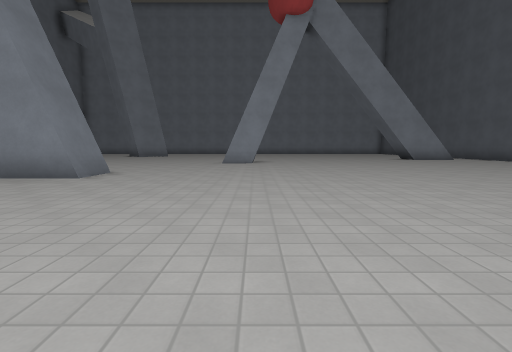
[1] (above)

22 first-person views from a walk through a Godot game level. The camera is 1.2 m above the floor, tilts 6° down and sees 85° across. The floor is counted in squares, 1.98 m on a side. Each view is taken from the middle of a square. On the plan, view 1 faces up. The plan holds only what a view shows up to about 9 squares ahead; the rest is blank. Characters and animated objects are left out. Surface patterns are stand-ins for the level's own textures.

[2]
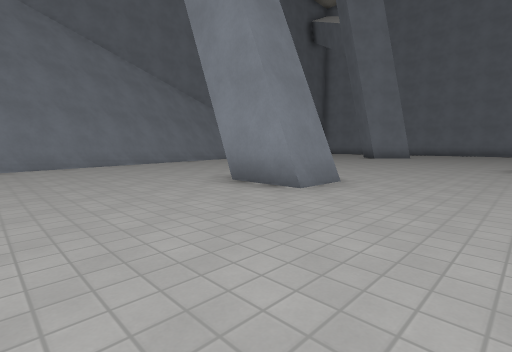

[3]
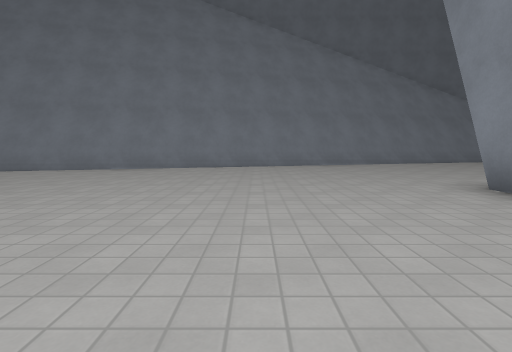

[4]
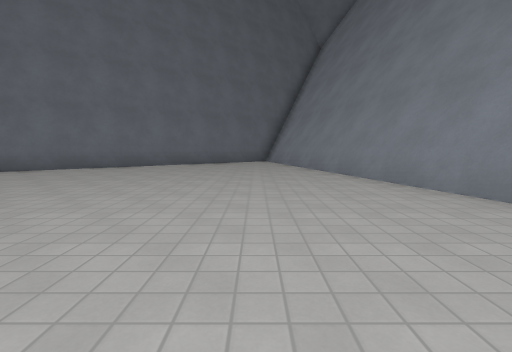

[5]
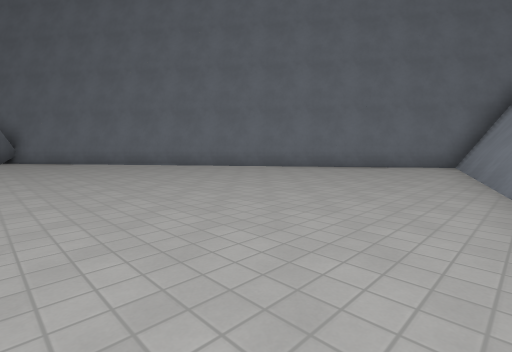

[6]
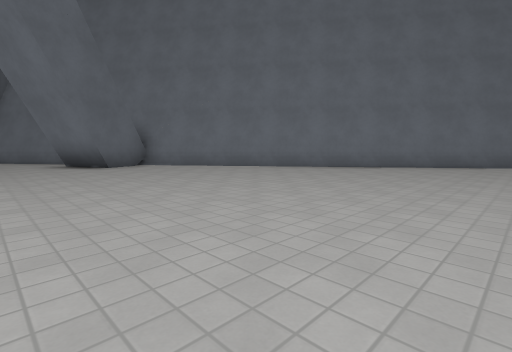

[7]
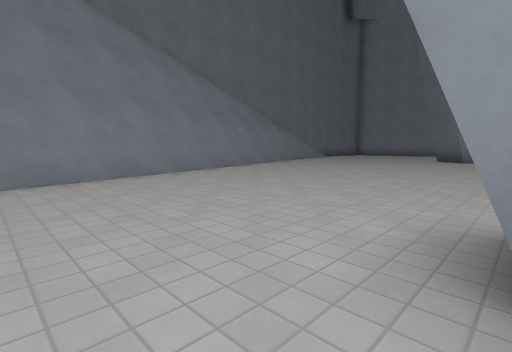

[8]
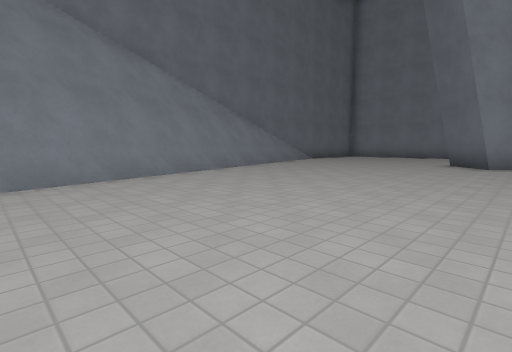

[9]
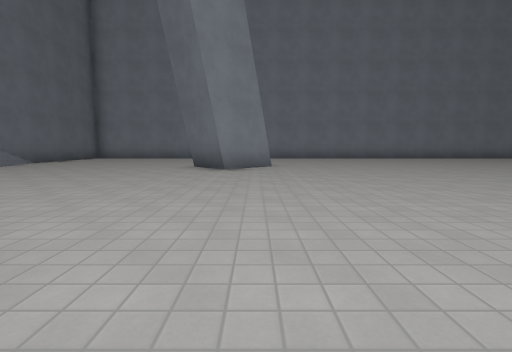

[10]
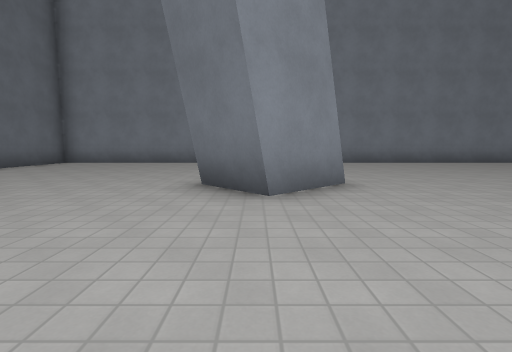

[11]
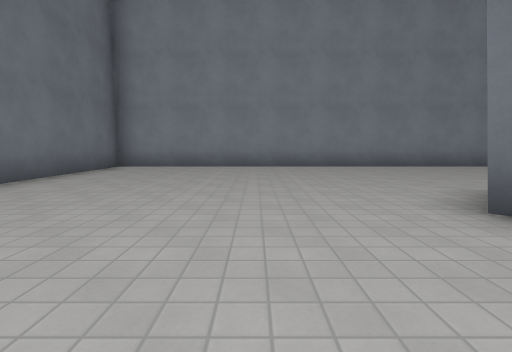

[12]
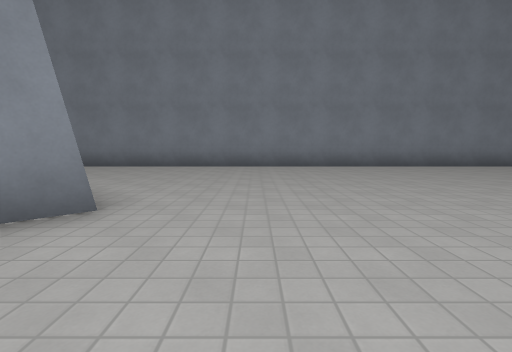

[13]
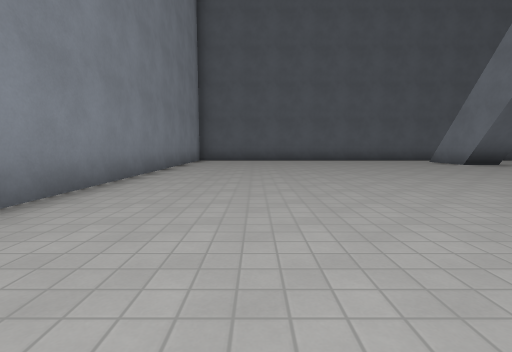

[14]
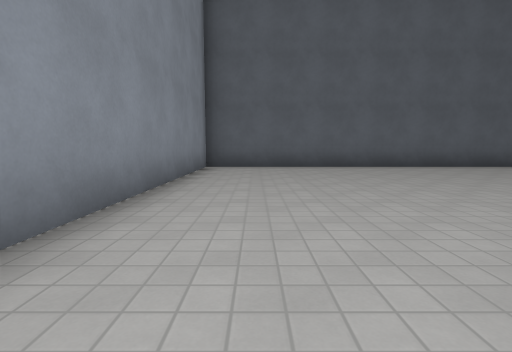

[15]
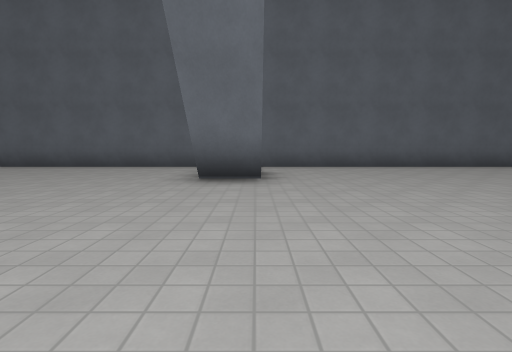

[16]
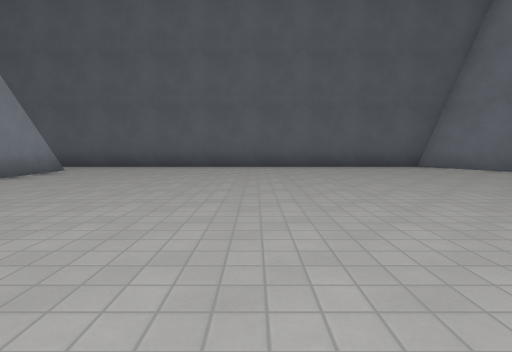

[17]
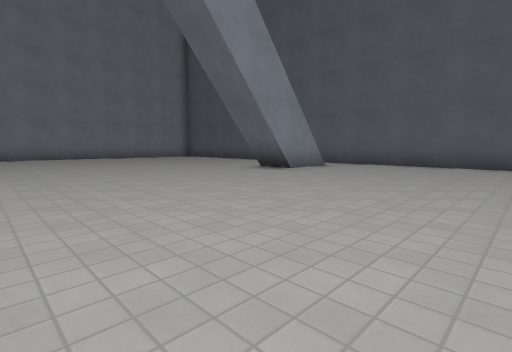

[18]
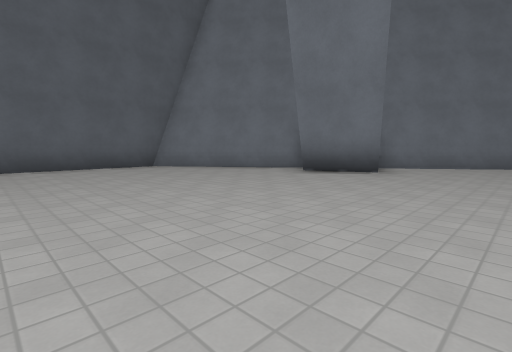

[19]
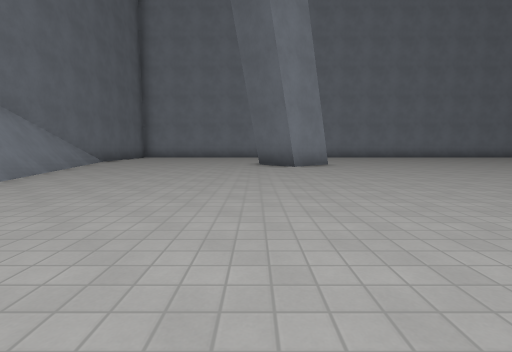

[20]
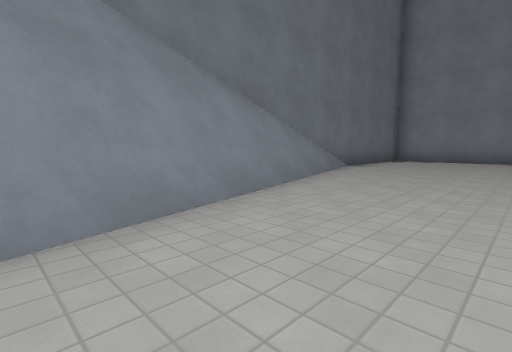

[21]
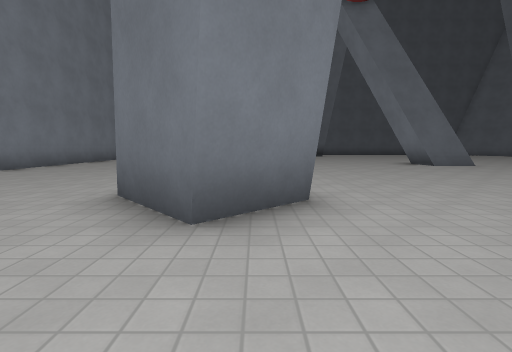

[22]
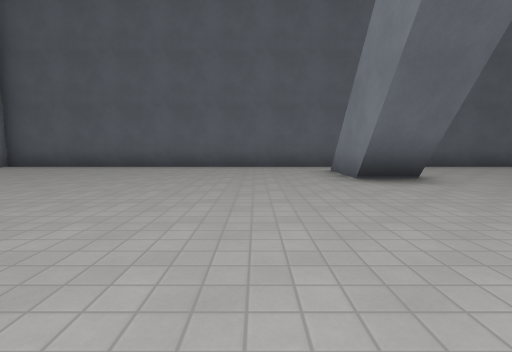

### Floor plan
Points are (right, up) in squares from view 1. A wall is a line through its corners. A room is listed if a view was taken in it or the views show most of it. See-through windows are left out.
Room 1 (views 1, 2, 3, 4, 5, 6, 7, 8, 9, 10, 11, 12, 13, 14, 15, 16, 17, 18, 19, 20, 21, 22)
walls: (-1.1, 10.5) (-1, 11.6); (-3.6, 6.6) (-3.6, 5.3) (-5.4, 5.3); (6.7, 12.9) (6.7, 14.1); (6.8, 12.9) (6.8, 14.1); (-5.5, 17.7) (-6.9, 16.3) (-8, 17.4) (-6.6, 18.7); (7.1, 14.1) (9.1, 14.1); (9.1, 12.9) (7.1, 12.9); (4.4, 0.7) (6, 1.4); (-11.8, 8.3) (-11.5, 7.1); (-10.9, 4.8) (-10.7, 4.2); (5.1, -0.8) (4.5, 0.6); (6.9, 0.2) (10.4, 2.9) (10.4, 23.5) (-14.2, 23.5) (-14.2, 17); (-9.8, 0.5) (-8.2, -5.3); (-13.5, 14.5) (-12.6, 11); (-14.3, 18.2) (-6.7, -10.1) (5.3, -1)
low walls: (7.1, 12.9) (7.1, 14.1); (4.5, 0.6) (6.1, 1.3); (-14.1, 18.5) (-6.5, -9.8)

Where each view was taken, in squares from view 1:
view 1: 0 up, 0 right, facing up
view 2: 2 up, 1 left, facing up-left
view 3: 2 up, 1 left, facing left
view 4: 2 up, 6 left, facing down
view 5: 0 up, 8 left, facing down-right
view 6: 3 up, 4 left, facing down-right
view 7: 4 up, 5 left, facing up-left
view 8: 7 up, 6 left, facing up-left
view 9: 9 up, 6 left, facing up
view 10: 13 up, 7 left, facing up
view 11: 15 up, 10 left, facing up
view 12: 15 up, 4 left, facing up
view 13: 21 up, 2 left, facing right
view 14: 22 up, 2 right, facing right
view 15: 13 up, 2 right, facing right
view 16: 8 up, 2 right, facing right
view 17: 8 up, 1 right, facing up-right
view 18: 7 up, 2 right, facing down-right
view 19: 8 up, 8 left, facing up
view 20: 11 up, 10 left, facing up-left
view 21: 17 up, 10 left, facing right
view 22: 16 up, 2 right, facing right
